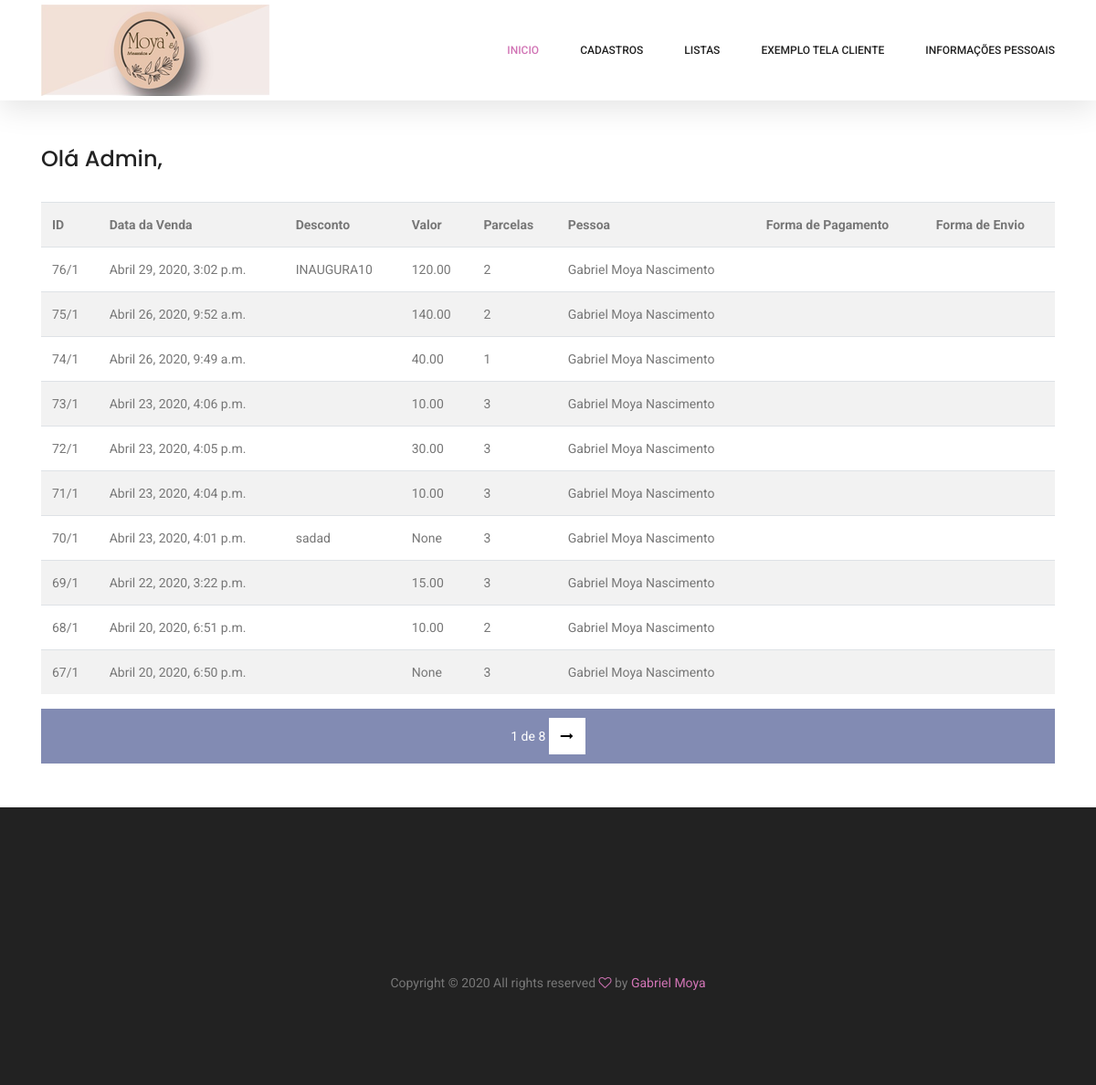
Before: /adm/listar/vendas/ (signed in) with the older database file.
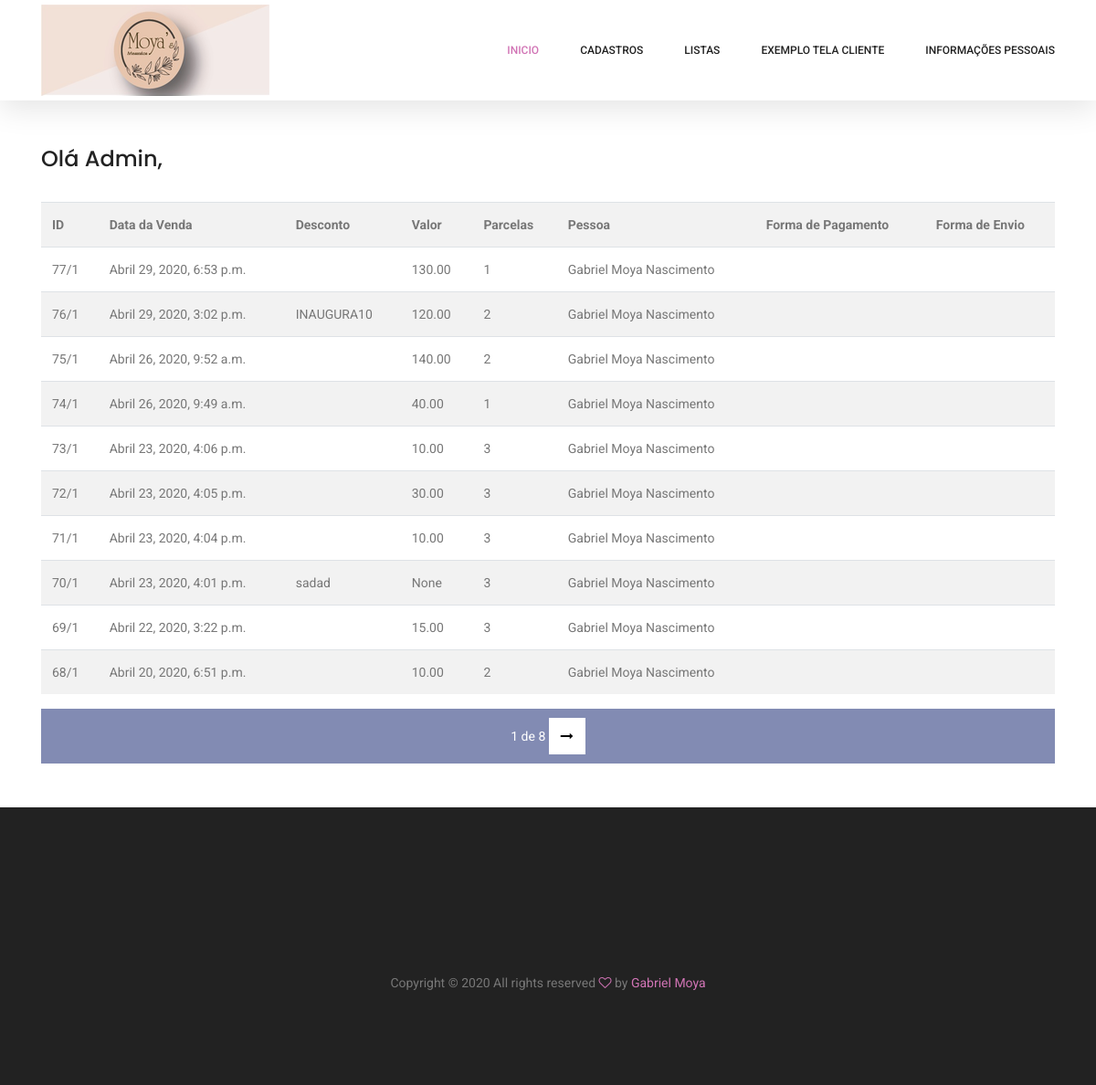
After: the same page with the newer database file.
### cadastros/models.py (models this page shows, shortened)
class Venda(models.Model):
    PARCELA_CHOICES = (
          ("1","À Vista"),
          ("2","2x"),
          ("3","3x"),
    )
    data_da_venda = models.DateTimeField(auto_now=True)
    desconto = models.CharField(max_length=100, null=True, blank=True, verbose_name="cupom de desconto")
    valor = models.DecimalField(max_digits=50, decimal_places=2,null=True, blank=True)
    parcelas = models.CharField(max_length = 100, choices = PARCELA_CHOICES)
    forma_pagamento = models.ForeignKey(FormaPagamento, on_delete=models.PROTECT,null=True, blank=True)
    forma_envio = models.ForeignKey(FormaEnvio, on_delete=models.PROTECT,null=True, blank=True)
    usuario = models.ForeignKey(User, on_delete=models.PROTECT)
    class Meta:
        ordering = ["-pk"]

class Pessoa(models.Model):
    nome = models.CharField(max_length=50, verbose_name="Qual seu nome?", help_text="Digite seu nome completo", null=True)
    nascimento = models.DateField(verbose_name='data de nascimento', null=True)
    endereco = models.CharField(max_length=100, null=True)
    numero = models.CharField(max_length=10, verbose_name="Número", null=True)
    cep = models.CharField(max_length=25, null=True)
    rg = models.CharField(max_length=25, null=True)
    cpf = models.CharField(max_length=25, null=True)
    telefone = models.CharField(max_length=25, null=True)
    cidade = models.ForeignKey(Cidade, on_delete=models.PROTECT, null=True)
    usuario = models.OneToOneField(User, on_delete=models.PROTECT)

### cadastros/views.py (the view)
# urls.py: path('adm/listar/vendas/', VendaList.as_view(), name="listar-vendas"),
class VendaList(GroupRequiredMixin, LoginRequiredMixin, ListView):
    model = Venda
    template_name = 'cadastros/listar_vendas.html'
    login_url = reverse_lazy('login')
    group_required = u"Administrador"
    def get_context_data(self, *args, **kwargs):
        context = super().get_context_data(*args, **kwargs)
        vendas = Venda.objects.all()
        paginator = Paginator(vendas, 10)  # Divide  em páginas
        page = self.request.GET.get('pagina')  # Recebe a página atual
        vendas = paginator.get_page(page)  # Filtra os objetos dessa página
        context['vendas'] = vendas
        return context

### cadastros/templates/cadastros/listar_vendas.html (shortened to what this page needs)
{% extends 'cadastros/formulario.html' %}
{% load crispy_forms_tags %}
{% block conteudo %}
<div class="container mt-5 py-5">
    <div class="row pt-5 mt-3">
        <div class="col-lg">
            {% if request.user.groups.all.0.name == "Administrador" %}
            <h3>Olá Admin,</h3><br>
            {% else %}
            <h3>Olá Funcionário,</h3><br>
            {% endif %}
            <table class="table table-striped">
                <tr>
                    <th>ID</th>
                    <th>Data da Venda</th>
                    <th>Desconto</th>
                    <th>Valor</th>
                    <th>Parcelas</th>
                    <th>Pessoa</th>
                    <th>Forma de Pagamento</th>
                    <th>Forma de Envio</th>
                </tr>
                {% for venda in vendas %}
                <tr>
                    <td>{{venda.pk}}/{{venda.usuario.pk}}</td>
                    <td>{{venda.data_da_venda}}</td>
                    <td>{{venda.desconto}}</td>
                    <td>{{venda.valor}}</td>
                    <td>{{venda.parcelas}}</td>
                    <td>{{venda.usuario.pessoa.nome}}</td>
                    <td>{{venda.formaPagamento.nome}}</td>
                    <td>{{venda.formaEnvio.nome}}</td>
                </tr>
                {% empty %}
                <tr>
                    <td colspan="3">Nenhum venda Registrada!</td>
                </tr>
                {% endfor %}
            </table>
            <div class="filter-bar d-flex flex-wrap align-items-center">
                <div class="pagination mx-auto">
                    <span class="step-links">
                        <span class="current text-white">
                            {{ vendas.number }} de {{ vendas.paginator.num_pages }}
                        </span>
                        {% if vendas.has_next %}
                        <a href="?pagina={{ vendas.next_page_number }}">
                            <i class="fa fa-long-arrow-right" aria-hidden="true"></i>
                        </a>
                        {% endif %}
                    </span>
                </div>
            </div>
        </div>
    </div>
</div>
{% endblock %}

Changed rows visible on the page:
no longer on this page (row unchanged): Venda: pk "67", usuario.pk "1", data_da_venda "Abril 20, 2020, 6:50 p.m.", valor "None", parcelas "3", usuario.pessoa.nome "Gabriel Moya Nascimento"
added Venda: pk "77", usuario.pk "1", data_da_venda "Abril 29, 2020, 6:53 p.m.", valor "130.00", parcelas "1", usuario.pessoa.nome "Gabriel Moya Nascimento"
